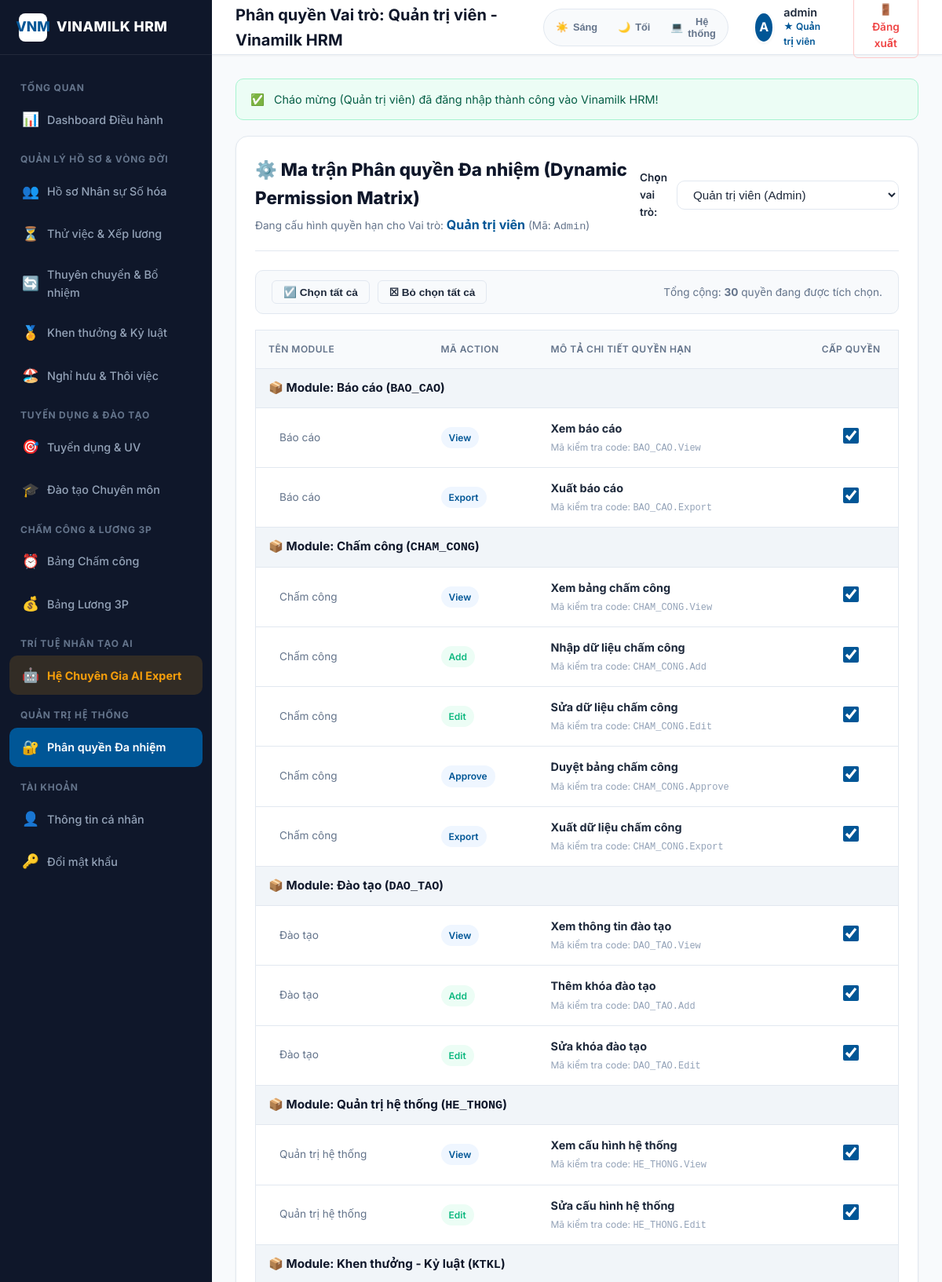
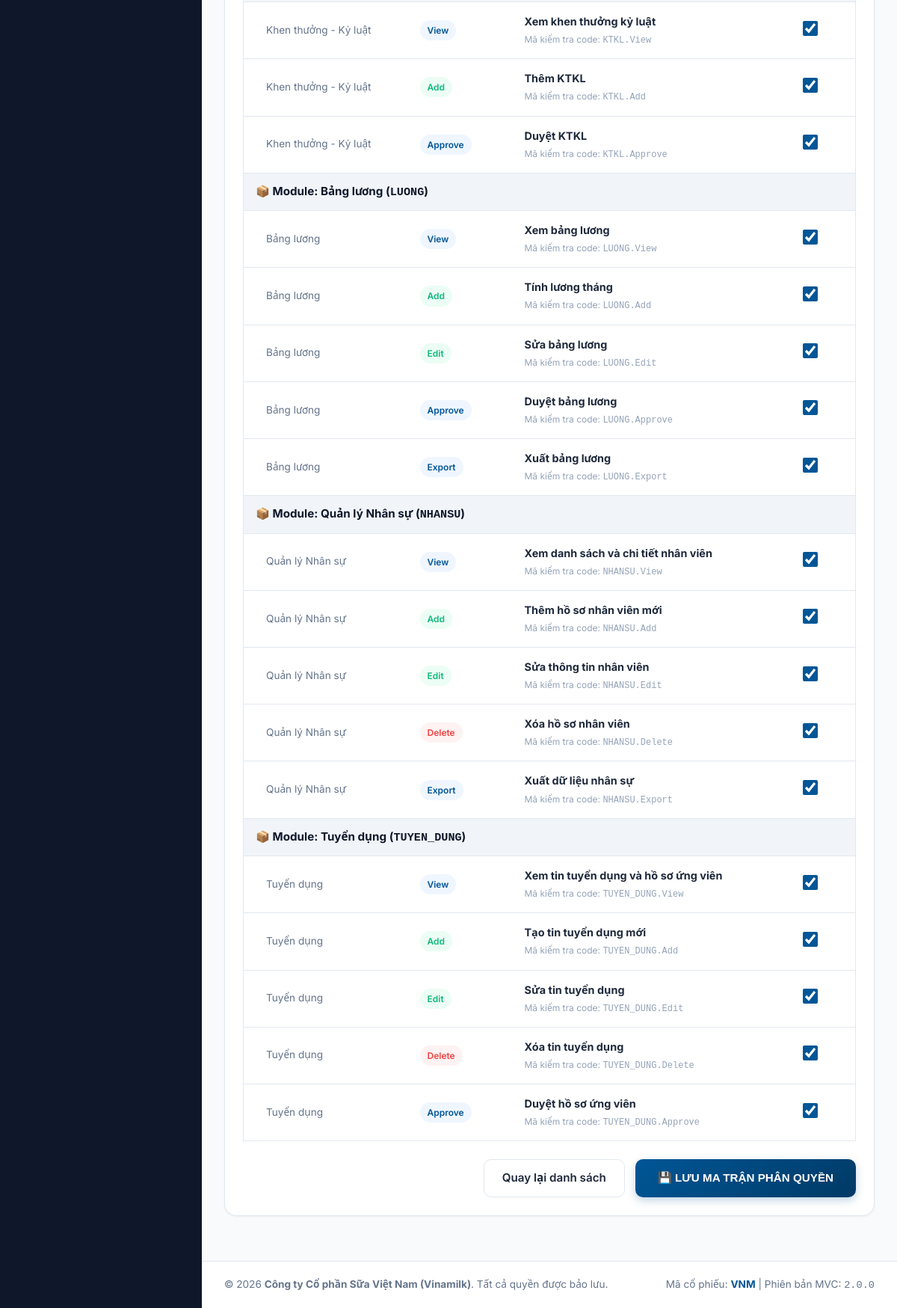
Page /roles/permissions/1 (signed in) on the committed database (2 pictures, top to bottom).
### tables this page shows
CREATE TABLE `permissions` (
    `PermissionID`  INT UNSIGNED    AUTO_INCREMENT,
    `ModuleCode`    VARCHAR(50)     NOT NULL    COMMENT 'Mã module (VD: NHANSU, LUONG, TUYEN_DUNG)',
    `ModuleName`    NVARCHAR(100)   NOT NULL    COMMENT 'Tên module hiển thị',
    `ActionCode`    VARCHAR(20)     NOT NULL    COMMENT 'Hành động (View, Add, Edit, Delete, Export, Approve)',
    `Description`   NVARCHAR(200)   DEFAULT NULL,
    `CreatedAt`     DATETIME        DEFAULT CURRENT_TIMESTAMP,
    PRIMARY KEY (`PermissionID`),
    UNIQUE KEY `uk_perm_module_action` (`ModuleCode`, `ActionCode`)
);

### app/controllers/RoleController.php (called while the page is built, shortened)
<?php
require_once APP_DIR . '/core/Controller.php';
class RoleController extends Controller {
    public function permissions(mixed $roleId = null): void {
        $roleId = (int) $roleId;
        $roleModel = $this->model('Role');
        $role = $roleModel->getRoleWithPermissions($roleId);
        $groupedPermissions = $roleModel->getAllPermissionsGrouped();
        $allRoles = $roleModel->getAllRoles();
        $this->view('roles/permissions', [
            'title' => "Phân quyền Vai trò: {$role['RoleName']} - Vinamilk HRM",
            'role' => $role,
            'allRoles' => $allRoles,
            'groupedPermissions' => $groupedPermissions
        ]);
    }
}

### app/core/App.php (called while the page is built, shortened)
<?php
class App
{
    protected string $action = 'index';
    protected array $routeAliases = [
        'nhansu' => 'EmployeeController',
        'employees' => 'EmployeeController',
        'tuyenchuyen' => 'TransferController',
        'transfers' => 'TransferController',
        'ktkl' => 'RewardDisciplineController',
        'rewards' => 'RewardDisciplineController',
        'auth' => 'AuthController',
        'dashboard' => 'DashboardController',
        'roles' => 'RoleController',
        'chamcong' => 'AttendanceController',
        'attendance' => 'AttendanceController',
        'luong' => 'PayrollController',
        'payroll' => 'PayrollController',
        'tuyendung' => 'RecruitmentController',
        'recruitment' => 'RecruitmentController',
        'daotao' => 'TrainingController',
        'training' => 'TrainingController',
        'ai' => 'AiExpertController',
        'baocao' => 'ReportController',
        'reports' => 'ReportController'
    ];
    public function __construct()
    {
        $url = $this->parseUrl();
        if (!empty($url[0])) {
            $rawRoute = strtolower($url[0]);
            if (isset($this->routeAliases[$rawRoute])) {
                unset($url[0]);
            }
        }
        $this->controller = new $controllerClass();
        if (isset($url[1])) {
            $actionName = lcfirst(str_replace(' ', '', ucwords(str_replace('-', ' ', $url[1]))));
            if (method_exists($this->controller, $actionName)) {
                $this->action = $actionName;
                unset($url[1]);
            } else {
                $this->sendNotFound("Action {$actionName} không tồn tại.");
                return;
            }
        }
        $this->params = $url ? array_values($url) : [];
        call_user_func_array([$this->controller, $this->action], $this->params);
    }
    private function parseUrl(): array
    {
        if (isset($_GET['url'])) {
            return explode('/', filter_var(rtrim($_GET['url'], '/'), FILTER_SANITIZE_URL));
        }
        return [];
    }
}

### public/index.php (called while the page is built, shortened)
<?php
spl_autoload_register(function ($class) {
    $base_dir = __DIR__ . '/../app/';
    $prefix = 'App\\';
    $len = strlen($prefix);
    if (strncmp($prefix, $class, $len) === 0) {
        $relative_class = substr($class, $len);
        $file = $base_dir . str_replace('\\', '/', $relative_class) . '.php';
        return;
    }
    $legacy_paths = [
        $base_dir . 'controllers/' . $class . '.php',
        $base_dir . 'models/' . $class . '.php',
        $base_dir . 'core/' . $class . '.php'
    ];
    foreach ($legacy_paths as $file) {
        if (file_exists($file)) {
            return;
        }
    }
});
$app = new App();

### app/core/Database.php (called while the page is built, shortened)
<?php
class Database
{
    private static ?Database $instance = null;
    private ?PDO $connection = null;
    private function __construct()
    {
        $host = $_ENV['DB_HOST'] ?? '127.0.0.1';
        $port = $_ENV['DB_PORT'] ?? '3306';
        $db   = $_ENV['DB_DATABASE'] ?? 'vinamilk_hris';
        $user = $_ENV['DB_USERNAME'] ?? 'root';
        $pass = $_ENV['DB_PASSWORD'] ?? '';
        $charset = 'utf8mb4';
        $dsn = "mysql:host=$host;port=$port;dbname=$db;charset=$charset";
        $options = [
            PDO::ATTR_ERRMODE            => PDO::ERRMODE_EXCEPTION,
            PDO::ATTR_DEFAULT_FETCH_MODE => PDO::FETCH_ASSOC,
            PDO::ATTR_EMULATE_PREPARES   => false,
        ];
        try {
            $this->connection = new PDO($dsn, $user, $pass, $options);
        } catch (PDOException $e) {
            die("Database Connection Error: " . $e->getMessage());
        }
    }
    public static function getInstance(): Database
    {
        if (self::$instance === null) {
            self::$instance = new Database();
        }
        return self::$instance;
    }
    public function getConnection(): PDO
    {
        return $this->connection;
    }
    public function query(string $sql, array $params = []): PDOStatement
    {
        try {
            [$sql, $params] = self::expandRepeatedParams($sql, $params);
            $stmt = $this->getConnection()->prepare($sql);
            $stmt->execute($params);
            return $stmt;
        } catch (PDOException $e) {
            error_log('[Vinamilk HRM] Query Error: ' . $e->getMessage() . ' | SQL: ' . $sql);
            throw $e;
        }
    }
    private static function expandRepeatedParams(string $sql, array $params): array
    {
        if (!$params || array_is_list($params)) {
            return [$sql, $params];
        }
        $seen = [];
        $sql = preg_replace_callback('/(?<!:):([A-Za-z_][A-Za-z0-9_]*)/', function ($m) use (&$seen, &$params) {
            $name = $m[1];
            if (!array_key_exists($name, $params) && !array_key_exists(':' . $name, $params)) {
                return $m[0];
            }
            $seen[$name] = ($seen[$name] ?? 0) + 1;
            if ($seen[$name] === 1) {
                return $m[0];
            }
            $alias = $name . '__' . $seen[$name];
            $params[$alias] = $params[$name] ?? $params[':' . $name];
            return ':' . $alias;
        }, $sql);
        return [$sql, $params];
    }
}

### app/core/Model.php (called while the page is built, shortened)
<?php
require_once __DIR__ . '/Database.php';
abstract class Model {
    protected string $table = '';
    protected string $primaryKey = 'ID';
    public function query(string $sql, array $params = []): PDOStatement {
        return \App\Core\Database::getInstance()->query($sql, $params);
    }
    public function find(mixed $id): ?array {
        $sql = "SELECT * FROM {$this->table} WHERE {$this->primaryKey} = :id LIMIT 1";
        $result = $this->query($sql, ['id' => $id])->fetch();
        return $result ?: null;
    }
}

### app/models/Role.php (called while the page is built, shortened)
<?php
require_once APP_DIR . '/core/Model.php';
class Role extends Model {
    public function getAllRoles(): array {
        $sql = "SELECT r.*, COUNT(u.ID) as TotalUsers
                FROM roles r
                LEFT JOIN users u ON r.RoleID = u.RoleID
                GROUP BY r.RoleID
                ORDER BY r.RoleID ASC";
        return $this->query($sql)->fetchAll();
    }
    public function getRoleWithPermissions(int $roleId): ?array {
        $role = $this->find($roleId);
        $sql = "SELECT PermissionID FROM role_permissions WHERE RoleID = :roleId";
        $assignedRows = $this->query($sql, ['roleId' => $roleId])->fetchAll();
        $role['AssignedPermissionIDs'] = array_column($assignedRows, 'PermissionID');
        return $role;
    }
    public function getAllPermissionsGrouped(): array {
        $sql = "SELECT * FROM permissions ORDER BY ModuleCode ASC, PermissionID ASC";
        $permissions = $this->query($sql)->fetchAll();
        $grouped = [];
        foreach ($permissions as $perm) {
            $moduleCode = $perm['ModuleCode'];
            if (!isset($grouped[$moduleCode])) {
                $grouped[$moduleCode] = [
                    'ModuleName' => $perm['ModuleName'],
                    'Items' => []
                ];
            }
            $grouped[$moduleCode]['Items'][] = $perm;
        }
        return $grouped;
    }
}

### app/helpers/functions.php (called while the page is built, shortened)
<?php
if (!function_exists('url')) {
    function url(string $path = ''): string {
        $path = ltrim($path, '/');
        return BASE_URL . ($path ? '/' . $path : '');
    }
}

### app/views/roles/permissions.php (the view, shortened to what this page needs)
<?php
$assignedIDs = $role['AssignedPermissionIDs'] ?? [];
?>
<div class="card-box">
    <div style="display: flex; align-items: center; justify-content: space-between; border-bottom: 1px solid var(--border-color); padding-bottom: 20px; margin-bottom: 24px;">
        <div>
            <h2 style="font-size: 1.4rem; color: var(--vnm-navy); font-weight: 800;">
                ⚙️ Ma trận Phân quyền Đa nhiệm (Dynamic Permission Matrix)
            </h2>
            <p style="font-size: 0.85rem; color: var(--text-secondary); margin-top: 4px;">
                Đang cấu hình quyền hạn cho Vai trò: <strong style="color: var(--vnm-primary); font-size: 1rem;"><?= htmlspecialchars($role['RoleName']) ?></strong> (Mã: <code><?= htmlspecialchars($role['RoleCode']) ?></code>)
            </p>
        </div>
        <div style="display: flex; align-items: center; gap: 12px;">
            <label for="role-select" style="font-size: 0.85rem; font-weight: 600;">Chọn vai trò:</label>
            <select id="role-select" class="form-control" style="width: auto; padding: 8px 16px;" onchange="location = this.value;">
                <?php foreach ($allRoles as $r): ?>
                    <option value="<?= url('roles/permissions/' . $r['RoleID']) ?>" <?= ($r['RoleID'] == $role['RoleID']) ? 'selected' : '' ?>>
                        <?= htmlspecialchars($r['RoleName']) ?> (<?= htmlspecialchars($r['RoleCode']) ?>)
                    </option>
                <?php endforeach; ?>
            </select>
        </div>
    </div>
    <div style="display: flex; align-items: center; justify-content: space-between; margin-bottom: 20px; background: #f8fafc; padding: 12px 20px; border-radius: var(--radius-md); border: 1px solid var(--border-color);">
        <div style="display: flex; gap: 10px;">
            <button type="button" id="btn-select-all-perms" class="btn btn-outline btn-sm">
                ☑️ Chọn tất cả
            </button>
            <button type="button" id="btn-deselect-all-perms" class="btn btn-outline btn-sm">
                ☒ Bỏ chọn tất cả
            </button>
        </div>
        <div style="font-size: 0.85rem; color: var(--text-secondary);">
            Tổng cộng: <strong><?= count($assignedIDs) ?></strong> quyền đang được tích chọn.
        </div>
    </div>
    <form action="<?= url('roles/updatePermissions') ?>" method="POST">
        <div class="table-responsive">
            <table class="table" style="border: 1px solid var(--border-color);">
                <thead>
                    <tr>
                        <th style="width: 220px;">Tên Module</th>
                        <th style="width: 140px;">Mã Action</th>
                        <th>Mô tả Chi tiết Quyền hạn</th>
                        <th style="width: 120px; text-align: center;">Cấp quyền</th>
                    </tr>
                </thead>
                <tbody>
                    <?php foreach ($groupedPermissions as $moduleCode => $moduleGroup): ?>
                        <tr style="background-color: #f1f5f9;">
                            <td colspan="4" style="font-weight: 700; color: var(--vnm-navy); font-size: 0.95rem; padding: 12px 16px;">
                                📦 Module: <?= htmlspecialchars($moduleGroup['ModuleName']) ?> (<code><?= htmlspecialchars($moduleCode) ?></code>)
                            </td>
                        </tr>
                        <?php foreach ($moduleGroup['Items'] as $item): ?>
                            <?php $isChecked = in_array((int)$item['PermissionID'], $assignedIDs, true); ?>
                            <tr>
                                <td style="padding-left: 30px; font-size: 0.85rem; color: var(--text-secondary);">
                                    <?= htmlspecialchars($moduleGroup['ModuleName']) ?>
                                </td>
                                <td>
                                    <?php
                                    $actionColor = match($item['ActionCode']) {
                                        'View' => 'badge-primary',
                                        'Add', 'Edit' => 'badge-success',
                                        'Delete' => 'badge-danger',
                                        default => 'badge-primary'
                                    };
                                    ?>
                                    <span class="badge <?= $actionColor ?>">
                                        <?= htmlspecialchars($item['ActionCode']) ?>
                                    </span>
                                </td>
                                <td>
                                    <strong><?= htmlspecialchars($item['Description'] ?? '') ?></strong>
                                    <br>
                                    <small style="color: var(--text-muted); font-size: 0.75rem;">
                                        Mã kiểm tra code: <code><?= htmlspecialchars($item['ModuleCode'] . '.' . $item['ActionCode']) ?></code>
                                    </small>
                                </td>
                                <td style="text-align: center;">
                                    <input type="checkbox"
                                           name="permissions[]"
                                           value="<?= $item['PermissionID'] ?>"
                                           class="matrix-checkbox"
                                           <?= $isChecked ? 'checked' : '' ?>>
                                </td>
                            </tr>
                        <?php endforeach; ?>
                    <?php endforeach; ?>
                </tbody>
            </table>
        </div>
        <div style="display: flex; justify-content: flex-end; gap: 14px; margin-top: 24px;">
            <a href="<?= url('roles') ?>" class="btn btn-outline">Quay lại danh sách</a>
            <button type="submit" class="btn btn-primary" style="padding: 12px 30px;">
                💾 LƯU MA TRẬN PHÂN QUYỀN
            </button>
        </div>
    </form>
</div>

### rows in the picture
permissions: ModuleName "Báo cáo", ActionCode "View", Description "Xem báo cáo", ModuleCode+ActionCode "BAO_CAO.View", PermissionID "☑"
permissions: ModuleName "Báo cáo", ActionCode "Export", Description "Xuất báo cáo", ModuleCode+ActionCode "BAO_CAO.Export", PermissionID "☑"
permissions: ModuleName "Chấm công", ActionCode "View", Description "Xem bảng chấm công", ModuleCode+ActionCode "CHAM_CONG.View", PermissionID "☑"
permissions: ModuleName "Chấm công", ActionCode "Add", Description "Nhập dữ liệu chấm công", ModuleCode+ActionCode "CHAM_CONG.Add", PermissionID "☑"
permissions: ModuleName "Chấm công", ActionCode "Edit", Description "Sửa dữ liệu chấm công", ModuleCode+ActionCode "CHAM_CONG.Edit", PermissionID "☑"
permissions: ModuleName "Chấm công", ActionCode "Approve", Description "Duyệt bảng chấm công", ModuleCode+ActionCode "CHAM_CONG.Approve", PermissionID "☑"
permissions: ModuleName "Chấm công", ActionCode "Export", Description "Xuất dữ liệu chấm công", ModuleCode+ActionCode "CHAM_CONG.Export", PermissionID "☑"
permissions: ModuleName "Đào tạo", ActionCode "View", Description "Xem thông tin đào tạo", ModuleCode+ActionCode "DAO_TAO.View", PermissionID "☑"
permissions: ModuleName "Đào tạo", ActionCode "Add", Description "Thêm khóa đào tạo", ModuleCode+ActionCode "DAO_TAO.Add", PermissionID "☑"
permissions: ModuleName "Đào tạo", ActionCode "Edit", Description "Sửa khóa đào tạo", ModuleCode+ActionCode "DAO_TAO.Edit", PermissionID "☑"
permissions: ModuleName "Quản trị hệ thống", ActionCode "View", Description "Xem cấu hình hệ thống", ModuleCode+ActionCode "HE_THONG.View", PermissionID "☑"
permissions: ModuleName "Quản trị hệ thống", ActionCode "Edit", Description "Sửa cấu hình hệ thống", ModuleCode+ActionCode "HE_THONG.Edit", PermissionID "☑"
permissions: ModuleName "Khen thưởng - Kỷ luật", ActionCode "View", Description "Xem khen thưởng kỷ luật", ModuleCode+ActionCode "KTKL.View", PermissionID "☑"
permissions: ModuleName "Khen thưởng - Kỷ luật", ActionCode "Add", Description "Thêm KTKL", ModuleCode+ActionCode "KTKL.Add", PermissionID "☑"
permissions: ModuleName "Khen thưởng - Kỷ luật", ActionCode "Approve", Description "Duyệt KTKL", ModuleCode+ActionCode "KTKL.Approve", PermissionID "☑"
permissions: ModuleName "Bảng lương", ActionCode "View", Description "Xem bảng lương", ModuleCode+ActionCode "LUONG.View", PermissionID "☑"
permissions: ModuleName "Bảng lương", ActionCode "Add", Description "Tính lương tháng", ModuleCode+ActionCode "LUONG.Add", PermissionID "☑"
permissions: ModuleName "Bảng lương", ActionCode "Edit", Description "Sửa bảng lương", ModuleCode+ActionCode "LUONG.Edit", PermissionID "☑"
permissions: ModuleName "Bảng lương", ActionCode "Approve", Description "Duyệt bảng lương", ModuleCode+ActionCode "LUONG.Approve", PermissionID "☑"
permissions: ModuleName "Bảng lương", ActionCode "Export", Description "Xuất bảng lương", ModuleCode+ActionCode "LUONG.Export", PermissionID "☑"
permissions: ModuleName "Quản lý Nhân sự", ActionCode "View", Description "Xem danh sách và chi tiết nhân viên", ModuleCode+ActionCode "NHANSU.View", PermissionID "☑"
permissions: ModuleName "Quản lý Nhân sự", ActionCode "Add", Description "Thêm hồ sơ nhân viên mới", ModuleCode+ActionCode "NHANSU.Add", PermissionID "☑"
permissions: ModuleName "Quản lý Nhân sự", ActionCode "Edit", Description "Sửa thông tin nhân viên", ModuleCode+ActionCode "NHANSU.Edit", PermissionID "☑"
permissions: ModuleName "Quản lý Nhân sự", ActionCode "Delete", Description "Xóa hồ sơ nhân viên", ModuleCode+ActionCode "NHANSU.Delete", PermissionID "☑"
permissions: ModuleName "Quản lý Nhân sự", ActionCode "Export", Description "Xuất dữ liệu nhân sự", ModuleCode+ActionCode "NHANSU.Export", PermissionID "☑"
permissions: ModuleName "Tuyển dụng", ModuleCode "TUYEN_DUNG", ActionCode "Approve", Description "Duyệt hồ sơ ứng viên", ModuleCode+ActionCode "TUYEN_DUNG.Approve", PermissionID "☑"
permissions: ModuleName "Tuyển dụng", ActionCode "View", Description "Xem tin tuyển dụng và hồ sơ ứng viên", ModuleCode+ActionCode "TUYEN_DUNG.View", PermissionID "☑"
permissions: ModuleName "Tuyển dụng", ActionCode "Add", Description "Tạo tin tuyển dụng mới", ModuleCode+ActionCode "TUYEN_DUNG.Add", PermissionID "☑"
permissions: ModuleName "Tuyển dụng", ActionCode "Edit", Description "Sửa tin tuyển dụng", ModuleCode+ActionCode "TUYEN_DUNG.Edit", PermissionID "☑"
permissions: ModuleName "Tuyển dụng", ActionCode "Delete", Description "Xóa tin tuyển dụng", ModuleCode+ActionCode "TUYEN_DUNG.Delete", PermissionID "☑"

### other values in the picture
$title "Phân quyền Vai trò: Quản trị viên - Vinamilk HRM"
substr($user['HoTen'] ?? $user['Username'], 0, 1) "A"
$user['HoTen'] "admin"
$user['RoleName'] "Quản trị viên"
$flashSuccess['message'] "Cháo mừng (Quản trị viên) đã đăng nhập thành công vào Vinamilk HRM!"
$role['RoleName'] "Quản trị viên"
$role['RoleCode'] "Admin"
count($assignedIDs) "30"
$moduleGroup['ModuleName'] "Báo cáo"
$moduleCode "BAO_CAO"
$moduleGroup['ModuleName'] "Chấm công"
$moduleCode "CHAM_CONG"
$moduleGroup['ModuleName'] "Đào tạo"
$moduleCode "DAO_TAO"
$moduleGroup['ModuleName'] "Quản trị hệ thống"
